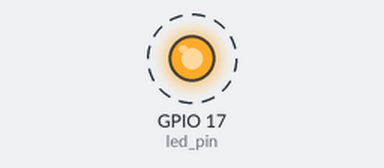
A program run on a simulated Raspberry Pi (BCM pin numbers). Shown: output pins drawn as LEDs (lit = HIGH). Dashed ring = blinking.

Above: at 0.5 s.
Timing chart, 0 to 4.6 s (numbered marks = the images above):
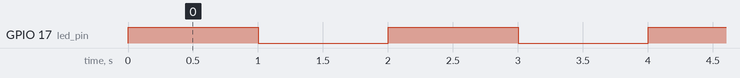

The program:

blink_led.py
```python
#!/usr/bin/env python3
# -*- coding: utf-8 -*-

# Copyright (c) 2014 Jérémie DECOCK (http://www.jdhp.org)

# Permission is hereby granted, free of charge, to any person obtaining a copy
# of this software and associated documentation files (the "Software"), to deal
# in the Software without restriction, including without limitation the rights
# to use, copy, modify, merge, publish, distribute, sublicense, and/or sell
# copies of the Software, and to permit persons to whom the Software is
# furnished to do so, subject to the following conditions:

# The above copyright notice and this permission notice shall be included in
# all copies or substantial portions of the Software.

# THE SOFTWARE IS PROVIDED "AS IS", WITHOUT WARRANTY OF ANY KIND, EXPRESS OR
# IMPLIED, INCLUDING BUT NOT LIMITED TO THE WARRANTIES OF MERCHANTABILITY,
# FITNESS FOR A PARTICULAR PURPOSE AND NONINFRINGEMENT. IN NO EVENT SHALL THE
# AUTHORS OR COPYRIGHT HOLDERS BE LIABLE FOR ANY CLAIM, DAMAGES OR OTHER
# LIABILITY, WHETHER IN AN ACTION OF CONTRACT, TORT OR OTHERWISE, ARISING FROM,
# OUT OF OR IN CONNECTION WITH THE SOFTWARE OR THE USE OR OTHER DEALINGS IN
# THE SOFTWARE.

# Dependencies (Raspbian):
#
#    aptitude install python3-rpi.gpio
#
# Pinout:
#
#     Model A, Model B rev.2:
#                  _ _
#        3.3V    -| V |-    5V
#   (i2c) SDA  2 -|   |-    5V
#   (i2c) SCL  3 -|   |-    GND
#              4 -|   |- 14 TXD (serial)
#         GND    -|   |- 15 RXD (serial)
#             17 -|   |- 18
#             27 -|   |-    GND
#             22 -|   |- 23
#        3.3V    -|   |- 24
#  (spi) MOSI 10 -|   |-    GND
#  (spi) MISO  9 -|   |- 25
#  (spi) SCKL 11 -|   |- 8
#         GND    -|   |- 7
#                  ---
#
# The GPIO uses 3.3V for all inputs and outputs.
# Any pin with a number next to it can act as a GPIO pin.
#
# Special pins:
# - TXD, RXD = the serial interface
# - SDA, SCL = the I2C interface
# - MOSI, MISO, SCKL = the SPI interface
#
# Warning:
# - Do not put more than 3.3V on any GPIO pin.
# - Do not draw more than 3mA per output.
# - Do not draw more than a total of 50mA from the 3.3V supply pins.
# - Do not draw more than a total of 250mA from the 5V supply pins.

# Warning: you should execute this script as "root" to get the right to handle GPIO pins.

# Inspired by "Recipe 9.1" of the "Raspberry Pi Cookbook" by Simon Monk (ed. Oreilly)

# Turn a LED on and off on GPIO pin 17.
#
#    pin 17 ---/\/\/\---|>|--- GND pin
#                1k

import RPi.GPIO as gpio
import time

led_pin = 17

def main():
    """Main function"""

    # gpio.setmode: set up numbering mode to use for channels.
    # - gpio.BOARD = use Raspberry Pi board numbers.
    # - gpio.BCM = use  Broadcom GPIO 00..nn numbers.
    gpio.setmode(gpio.BCM)

    gpio.setup(led_pin, gpio.OUT)

    try:
        while True:
            gpio.output(led_pin, True)
            time.sleep(1)   # Wait 1 second
            gpio.output(led_pin, False)
            time.sleep(1)   # Wait 1 second
    except KeyboardInterrupt:
        gpio.output(led_pin, False)

if __name__ == '__main__':
    main()
```

Measured:
- by itself, GPIO 17 (led_pin): alternates HIGH for 1.0 s and LOW for 1.0 s
